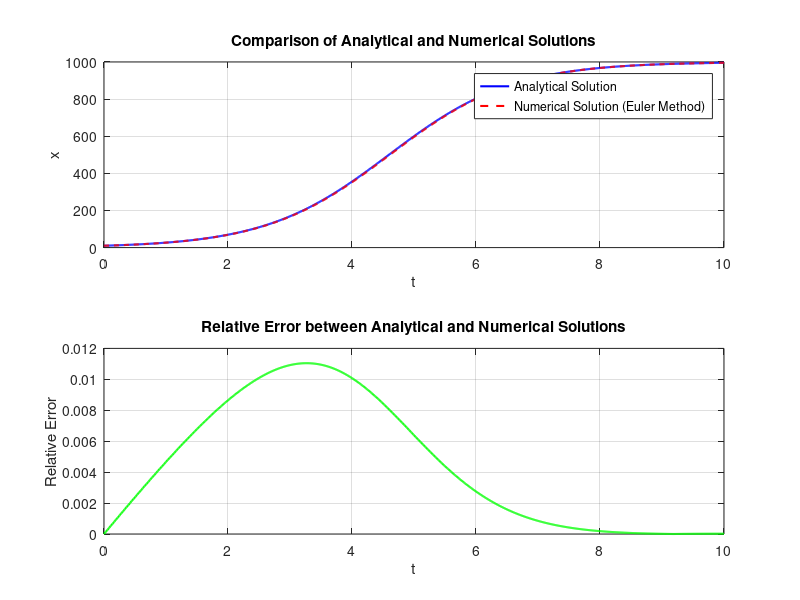

Recreate this plot in MATLAB.
r = 1;
k = 1000;
x0 = 10;
h = 0;  % No harvesting (h = 0)
t_max = 10;  % Simulation time
dt = 0.01;

t = 0:dt:t_max;

% Analytical solution
analytical_x = k ./ (1 + (k/x0 - 1) * exp(-r*t));

% Numerical solution (Euler's method)
numerical_x = zeros(1, length(t));
numerical_x(1) = x0;  % Initial condition
for i = 2:length(t)
    numerical_x(i) = numerical_x(i-1) + dt * (r * numerical_x(i-1) * (1 - numerical_x(i-1)/k) - h);
end

% Calculate relative error
relative_error = abs(analytical_x - numerical_x) ./ analytical_x;

% Plot analytical and numerical solutions
figure;
subplot(2,1,1);
plot(t, analytical_x, 'b-', 'LineWidth', 1.5, 'DisplayName', 'Analytical Solution');
hold on;
plot(t, numerical_x, 'r--', 'LineWidth', 1.5, 'DisplayName', 'Numerical Solution (Euler Method)');
xlabel('t');
ylabel('x');
title('Comparison of Analytical and Numerical Solutions');
legend;
grid on;

% Plot relative error
subplot(2,1,2);
plot(t, relative_error, 'g-', 'LineWidth', 1.5);
xlabel('t');
ylabel('Relative Error');
title('Relative Error between Analytical and Numerical Solutions');
grid on;

% Optional: Save the plot
% print('comparison_plot.png', '-dpng');
